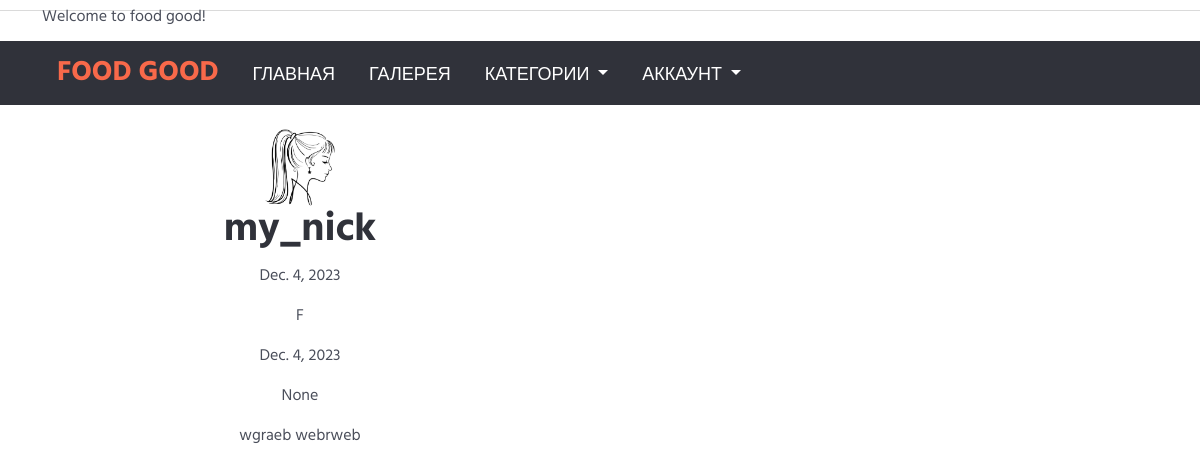
The page /users/1/ on the database its author committed.
### users/models.py (models this page shows, shortened)
class Account(models.Model):
    gender_choices= (('м','муж'),
                     ('ж','жен'),
                     ('N/A','не указано'))
    user = models.OneToOneField(User,on_delete=models.CASCADE,
                                primary_key=True)
    nickname = models.CharField(max_length=100)
    birthdate = models.DateField(null=True, blank=True)
    gender = models.CharField(choices=gender_choices,max_length=20)
    age = models.CharField(max_length=100, null=True, blank=True)
    info = models.TextField(null=True, blank=True)
    account_image = models.ImageField(default='default.jpg',
                                      upload_to='account_images')
    tags = models.ManyToManyField(to=Tag, blank=True)
    likes_recipes = models.ManyToManyField(Recipe, through="VotesConnection")
    class Meta:
        verbose_name= 'Аккаунт (Account)'
        verbose_name_plural='Аккаунты'

### users/views.py (the view)
# urls.py: path("<int:pk>/", views.AccountDetailView.as_view(), name="user"),
class AccountDetailView(DetailView):
    model = Account
    template_name = 'users/user_detail.html'
    context_object_name = 'profile'
    pk_url_kwarg = "pk"
    def get_context_data(self, **kwargs):
        context = super().get_context_data(**kwargs)
        return context

### users/templates/users/user_detail.html (shortened to what this page needs)
{% extends 'main/base.html' %}
{% load static %}
{% load crispy_forms_tags %}
{% block body %}
<body>
    <div class="flex-row align-content-center justify-content-center mt-4">
        <div class="col-lg-6 align-content-center justify-content-center text-center">
            <img src="{{ MEDIA_URL }}/{{ object.account_image}}" width=70px height=auto alt="avatar">
            <h1>{{ object.nickname }}</h1>
            <p>{{ object.birthdate }}</p>
            <p>{{ object.gender }}</p>
            <p>{{ object.birthdate }}</p>
            <p>{{ object.age }}</p>
            <p>{{ object.info }}</p>
        </div>
    </div>
</body>
{% endblock %}

### all_apps/static/css/style.css (style rules this page uses)
body { font-family: 'Hind', sans-serif; color: #4A4E5A; overflow-x: hidden; }
h1, h2, h3, h4, h5, h6 { color: #30323A; margin: 0 0 10px; font-weight: 700; }

### rows shown on the page
Account: account_image (picture), nickname "my_nick", birthdate "Dec. 4, 2023", gender "F", age "None", info "wgraeb webrweb"
